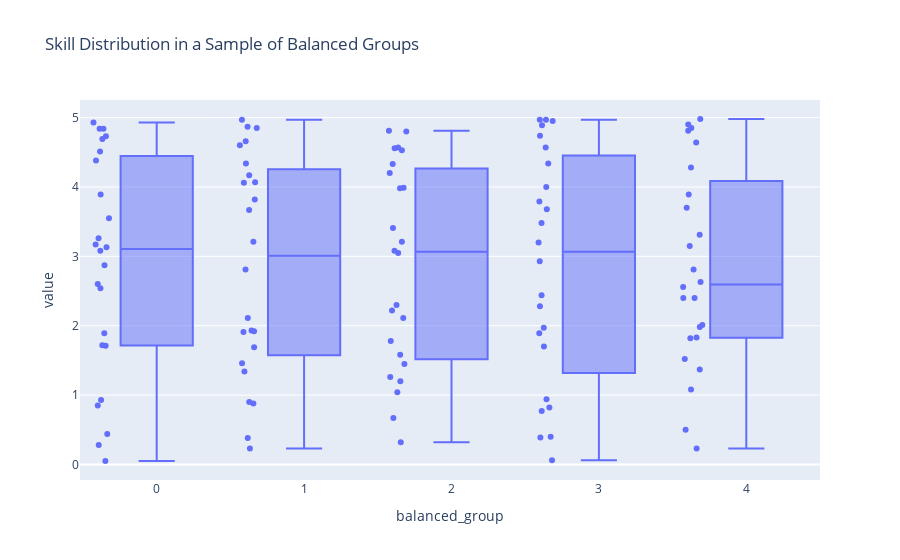

Notebook cell for this chart:
### Markdown cell above
### Evaluation of Approach 2
To check if the groups are balanced, we can visualize the skill distributions for a sample of the groups. If the distributions are similar across the groups, it indicates that our method was successful.

### Code cell
# Show skill distribution for a sample of 5 groups
sample_groups = df[df['balanced_group'] < 5]
fig = px.box(sample_groups, x='balanced_group', y=features, title='Skill Distribution in a Sample of Balanced Groups', points='all')
fig.show()

### Figure 1 — Plotly figure (JSON) as saved in the notebook; plotly's stock layout.template omitted (floating-point values rounded to 4 significant figures)
{"data": [{"alignmentgroup": "True", "boxpoints": "all", "hovertemplate": "balanced_group=%{x}<br>value=%{y}<extra></extra>", "legendgroup": "", "marker": {"color": "#636efa"}, "name": "", "notched": false, "offsetgroup": "", "orientation": "v", "showlegend": false, "type": "box", "x": [0, 2, 4, 0, 3, 4, 1, 3, 1, 0, 1, 3, 4, 2, 1, 3, 1, 3, 4, 0, 0, 2, 1, 0, 3, 2, 2, 4, 2, 4, 0, 2, 4, 0, 3, 4, 1, 3, 1, 0, 1, 3, 4, 2, 1, 3, 1, 3, 4, 0, 0, 2, 1, 0, 3, 2, 2, 4, 2, 4, 0, 2, 4, 0, 3, 4, 1, 3, 1, 0, 1, 3, 4, 2, 1, 3, 1, 3, 4, 0, 0, 2, 1, 0, 3, 2, 2, 4, 2, 4, 0, 2, 4, 0, 3, 4, 1, 3, 1, 0, 1, 3, 4, 2, 1, 3, 1, 3, 4, 0, 0, 2, 1, 0, 3, 2, 2, 4, 2, 4], "x0": " ", "xaxis": "x", "y": [4.84, 2.3, 2.4, 4.69, 2.44, 2.56, 1.34, 1.89, 1.69, 0.85, 4.87, 4.74, 1.37, 3.99, 1.91, 4.89, 3.82, 2.28, 2.4, 2.54, 3.17, 4.53, 4.06, 3.26, 0.06, 0.67, 2.22, 1.52, 3.21, 4.85, 4.73, 3.05, 0.23, 1.71, 4.97, 4.98, 4.6, 3.68, 3.21, 0.93, 4.97, 0.39, 4.28, 3.41, 4.34, 4.0, 2.81, 3.48, 2.81, 2.6, 1.89, 4.57, 0.23, 3.13, 1.7, 1.2, 4.33, 1.82, 1.04, 4.9, 4.93, 3.08, 2.63, 0.44, 4.57, 1.98, 1.93, 4.95, 1.46, 3.89, 4.17, 1.97, 1.08, 2.11, 0.38, 4.97, 4.07, 0.4, 3.7, 4.84, 4.51, 4.56, 0.9, 3.55, 3.2, 1.26, 4.81, 4.64, 1.58, 3.15, 4.38, 0.32, 1.83, 0.28, 0.82, 0.5, 0.88, 0.77, 3.67, 3.08, 4.85, 2.93, 2.01, 1.78, 4.66, 4.34, 2.11, 0.94, 3.89, 0.05, 1.72, 4.8, 1.92, 2.87, 3.79, 3.98, 1.45, 3.31, 4.2, 4.81], "y0": " ", "yaxis": "y"}], "layout": {"boxmode": "group", "legend": {"tracegroupgap": 0}, "title": {"text": "Skill Distribution in a Sample of Balanced Groups"}, "xaxis": {"anchor": "y", "domain": [0, 1], "title": {"text": "balanced_group"}}, "yaxis": {"anchor": "x", "domain": [0, 1], "title": {"text": "value"}}}}
